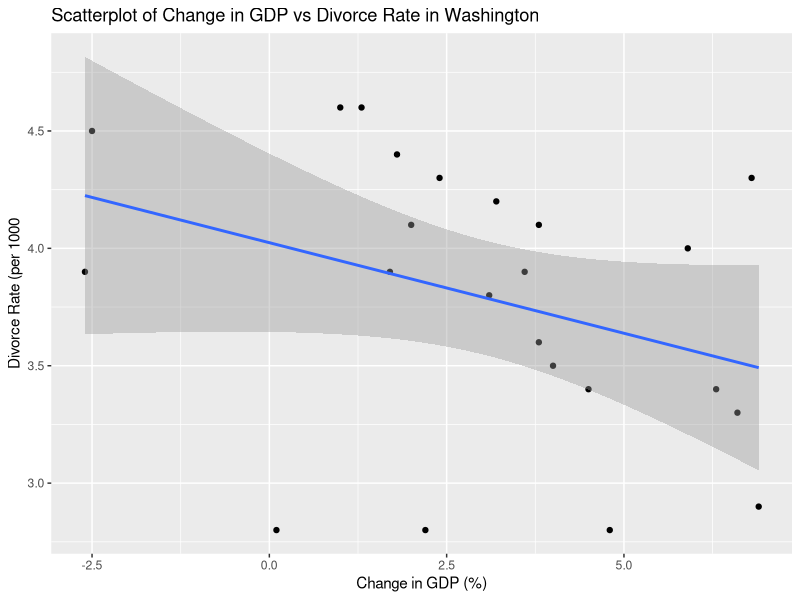
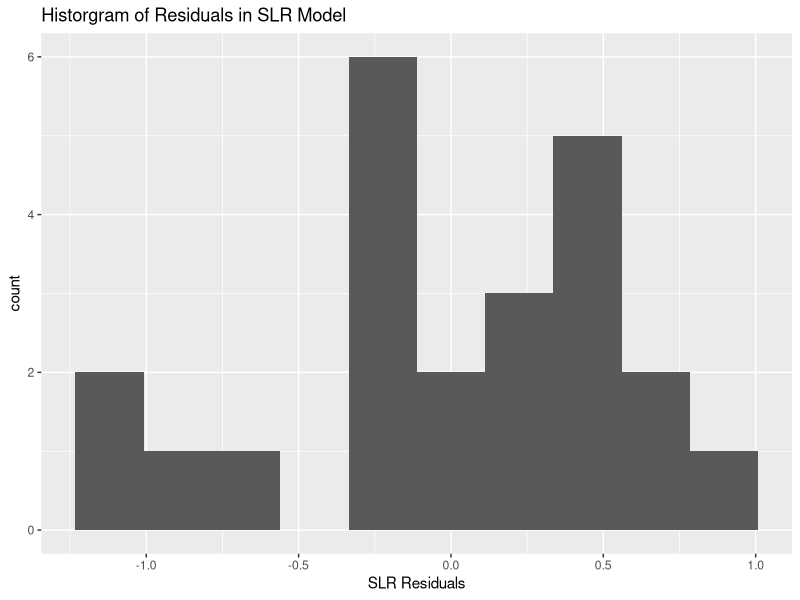
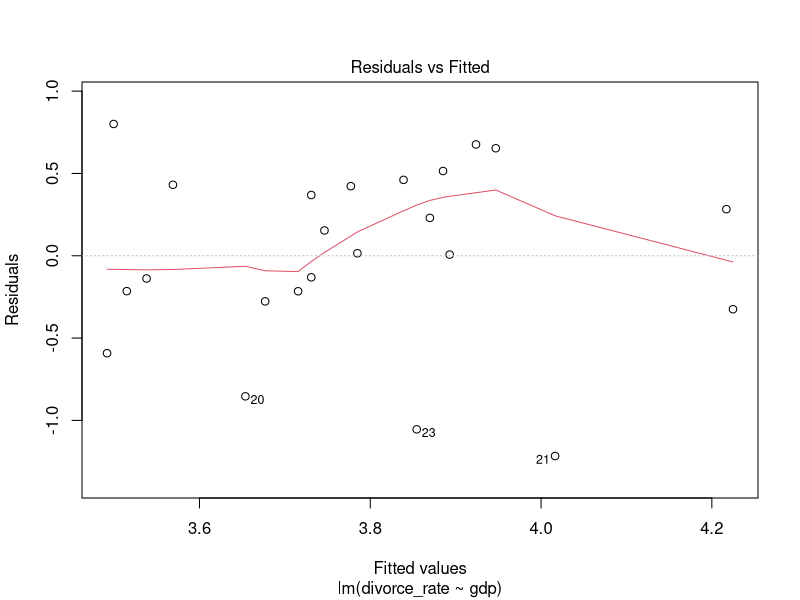
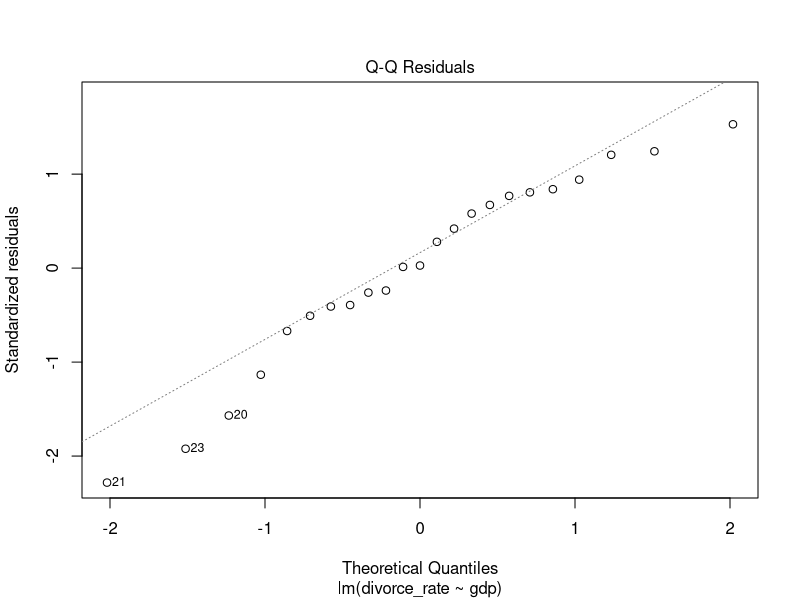
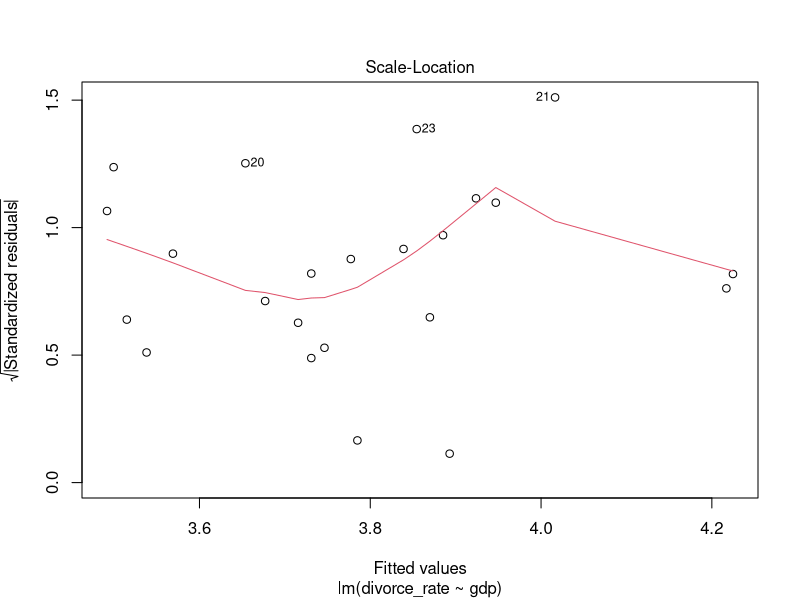
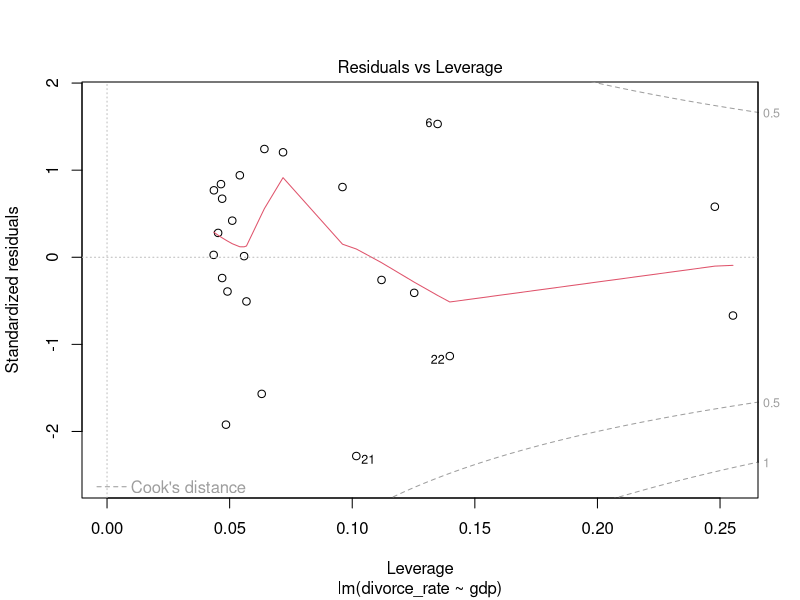
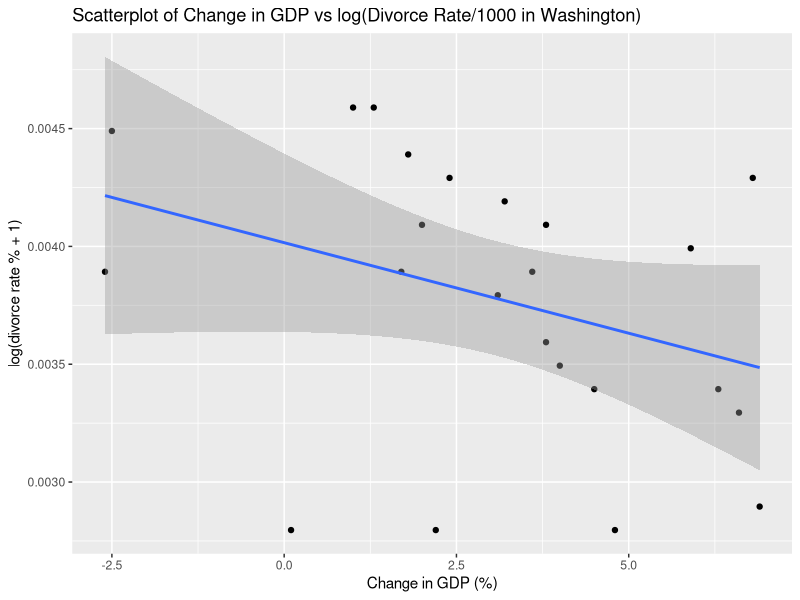
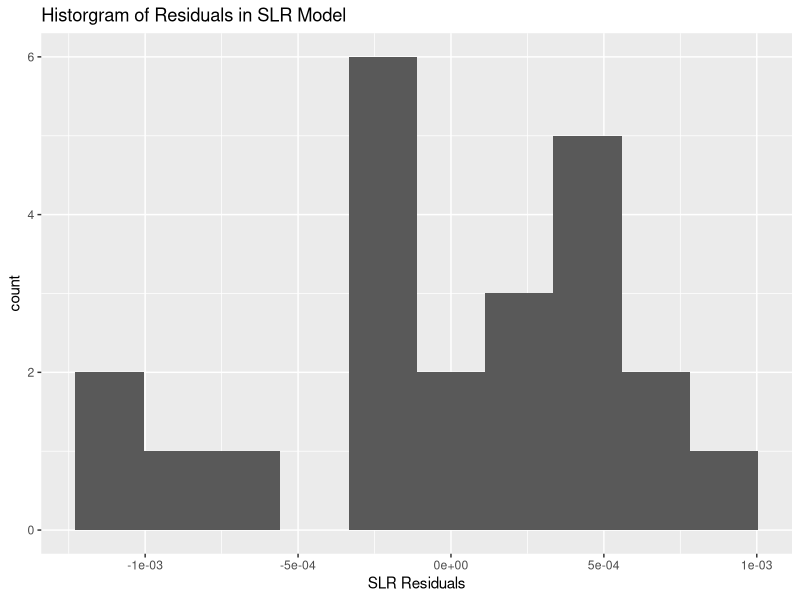

These charts were generated, in order, by the following R code: (Note: this script raises an error after producing the figures.)
## ---- chunk 1
library(tidyverse)
library(MASS)
library(dplyr)
## ---- chunk 2
gdp <- read.csv("WA_GDP.csv")
divorce <- read.csv("divorce_rates.csv")

divorce <- divorce %>% filter(X == "Washington")

gdp <- gdp[1,]

gdp <- dplyr::select(gdp, c(-1, -3, -4, -5, -6, -7, -8))
gdp <- gdp %>% rename(stat = GeoName)
gdp$stat <- "gdp"
gdp <- dplyr::select(gdp, c(-2,-3,-27))

divorce <- dplyr::select(divorce, c(-27,-28,-29,-30,-31,-32))
divorce <-dplyr::select(divorce, c(X, X2000, X2001, X2002, X2003, X2004, X2005, X2006, X2007, X2008, X2009, X2010, X2011, X2012, X2013, X2014, X2015, X2016, X2017, X2018, X2019, X2020, X2021, X2022))
divorce <- divorce %>% rename(stat = X)
divorce$stat <- "divorce_rate"

gd_data <- rbind(gdp, divorce)
gd_data <- gd_data %>% pivot_longer(cols = c(X2000, X2001, X2002, X2003, X2004, X2005, X2006, X2007, X2008, X2009, X2010, X2011, X2012, X2013, X2014, X2015, X2016, X2017, X2018, X2019, X2020, X2021, X2022),
                                    names_to = "year",
                                    values_to = "value") %>%
  pivot_wider(names_from = stat, values_from = value)

gd_data <- gd_data %>% mutate(gdp = as.numeric(gdp),
                              divorce_rate = as.numeric(divorce_rate))

head(gd_data)
## ---- chunk 3
gd_model <- lm(data = gd_data, formula = divorce_rate ~ gdp)
gd_resid <- resid(gd_model)

ggplot(data = gd_data) +
  geom_point(mapping = aes(x = gdp, y = divorce_rate)) +
  geom_smooth(mapping = aes(x = gdp, y = divorce_rate), method = "lm") +
  labs(title = "Scatterplot of Change in GDP vs Divorce Rate in Washington",
       x = "Change in GDP (%)",
       y = "Divorce Rate (per 1000")


ggplot() +
  geom_histogram(mapping = aes(x = gd_resid), bins = 10) +
  labs(title = "Historgram of Residuals in SLR Model",
       x = "SLR Residuals")

summary(gd_model)
plot(gd_model)
## ---- chunk 4
gd_log <- data.frame("gdp" = gd_data$gdp,
                     "divorce_rate" = log(gd_data$divorce_rate/1000 + 1))
gd_log_model <- lm(data = gd_log, formula = divorce_rate ~ gdp)
gd_log_resid <- resid(gd_log_model)

ggplot(data = gd_log) +
  geom_point(mapping = aes(x = gdp, y = divorce_rate)) +
  geom_smooth(mapping = aes(x = gdp, y = divorce_rate), method = "lm") +
  labs(title = "Scatterplot of Change in GDP vs log(Divorce Rate/1000 in Washington)",
       x = "Change in GDP (%)",
       y = "log(divorce rate % + 1)")

ggplot() +
  geom_histogram(mapping = aes(x = gd_log_resid), bins = 10) +
  labs(title = "Historgram of Residuals in SLR Model",
       x = "SLR Residuals")

plot(gd_log_model)
summary(gd_log_model)
## ---- chunk 5
gd_sqrt <- data.frame("gdp" = gd_data$gdp,
                     "divorce_rate" = sqrt(gd_data$divorce_rate/1000 + 1))
gd_sqrt_model <- lm(data = gd_sqrt, formula = divorce_rate ~ gdp)
gd_sqrt_resid <- resid(gd_sqrt_model)

ggplot(data = gd_sqrt) +
  geom_point(mapping = aes(x = gdp, y = divorce_rate)) +
  geom_smooth(mapping = aes(x = gdp, y = divorce_rate), method = "lm") +
  labs(title = "Scatterplot of Change in GDP vs sqrt(Divorce Rate/1000 in Washington)",
       x = "Change in GDP (%)",
       y = "sqrt(divorce rate % + 1)")

ggplot() +
  geom_histogram(mapping = aes(x = gd_log_resid), bins = 10) +
  labs(title = "Historgram of Residuals in SLR Model",
       x = "SLR Residuals")

plot(gd_sqrt_model)
summary(gd_sqrt_model)
## ---- chunk 6
boxcox(gd_model, lambda = seq(-2, 2, 0.1))

gd_t <- data.frame(gdp = 0.01*gd_data$gdp,
                    divorce_rate = log(0.01*gd_data$divorce_rate + 1))
gd_t_model <- lm(data = gd_t, formula = divorce_rate ~ gdp)
summary(gd_t_model)

ggplot(data = gd_t) +
  geom_point(mapping = aes(x = gdp, y = divorce_rate)) +
  geom_smooth(mapping = aes(x = gdp, y = divorce_rate), method = "lm")

plot(gd_t_model)
## ---- chunk 7
anova(gd_model)
anova(gd_log_model)
anova(gd_sqrt_model)
anova(gd_t_model)
